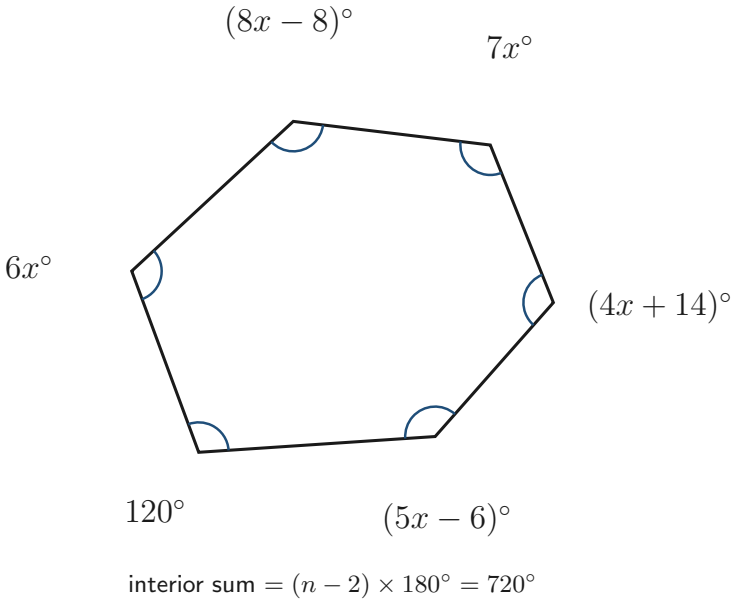
#> input picture Grade9-Maths/Strand-3-Geometry-And-Measurement/Substrand-1-Shapes-And-Space/Lesson-01-Polygons-And-Angle-Properties/diagrams/hexagon_angles_diagram.png, 737 x 605 px, found by its file name
$ python show_region.py
#> lines starting #> are read from the running program, lines starting #| are printed output that depends on the picture
"""High-res ASCII of one image region to inspect label legibility."""
from pathlib import Path
from PIL import Image
import numpy as np
import sys


def show(path: Path, box=None, cols=100) -> None:
#> called with cols = 100
    im = Image.open(path).convert("L")
    if box:
        im = im.crop(box)
    im.thumbnail((cols, 40))
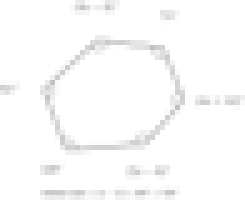
#> im: PIL image 49x40 L (shown 5 times larger); min 193, max 255, mean 250.9
    a = np.array(im)
    chars = " .:-=+*#%@"
    print(f"--- {path.name} crop={box} ---")
    for row in a:
        print("".join(chars[min(9, (255 - int(v)) * 10 // 256)] for v in row))
#> this loop made 40 passes


if __name__ == "__main__":
    png = Path(sys.argv[1]) if len(sys.argv) > 1 else Path(
        r"W:\StaralexSchoolStudies\Grade9-Maths\Strand-3-Geometry-And-Measurement\Substrand-1-Shapes-And-Space\Lesson-01-Polygons-And-Angle-Properties\diagrams\hexagon_angles_diagram.png"
    )
    show(png, cols=100)
    # label bands
    w, h = Image.open(png).size
#> w = 737; h = 605
    show(png, (0, 0, w, h // 4), cols=100)  # top labels
#> call 2 of show, with box = (0, 0, 737, 151), cols = 100
#> in show (call 2), `im = im.crop(box)`:
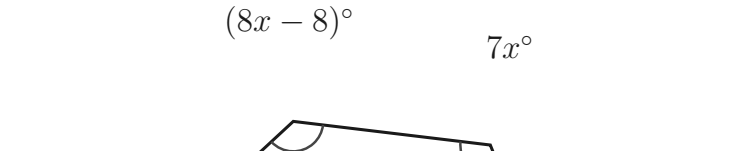
#> im: PIL image 737x151 L; min 26, max 255, mean 252
#> in show (call 2), `im.thumbnail((cols, 40))`:
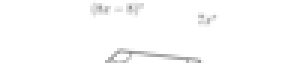
#> im: PIL image 100x21 L (shown 3 times larger); min 145, max 255, mean 251.8
#> the loop in show (call 2), `for row in a:` made 21 passes
    show(png, (0, 3 * h // 4, w, h), cols=100)  # bottom labels
#> call 3 of show, with box = (0, 453, 737, 605), cols = 100
#> in show (call 3), `im = im.crop(box)`:
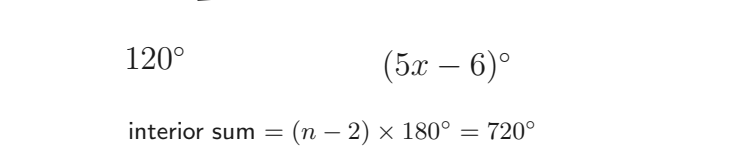
#> im: PIL image 737x152 L; min 26, max 255, mean 251.1
#> in show (call 3), `im.thumbnail((cols, 40))`:
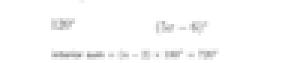
#> im: PIL image 100x21 L (shown 3 times larger); min 154, max 255, mean 250.9
#> the loop in show (call 3), `for row in a:` made 21 passes
